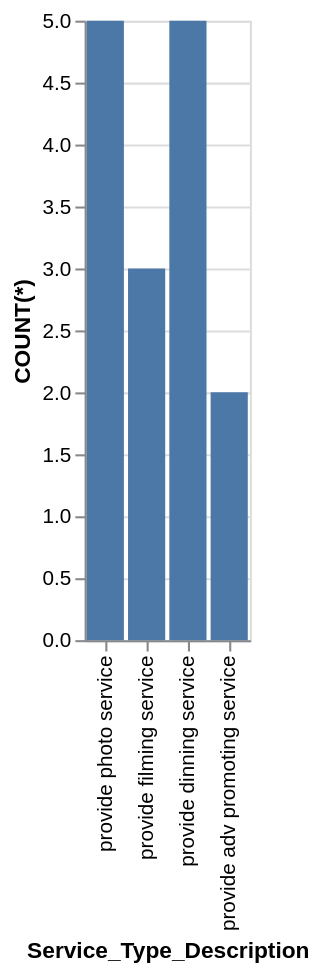

Specify this chart in Vega-Lite:
### Vega-Lite specification from a JSON file in a GitHub repository (floating-point values rounded to 4 significant figures)
{"data": {"values": [{"x_data": "provide photo service", "y_data": 5}, {"x_data": "provide filming service", "y_data": 3}, {"x_data": "provide dinning service", "y_data": 5}, {"x_data": "provide adv promoting service", "y_data": 2}]}, "mark": "bar", "encoding": {"x": {"field": "x_data", "type": "nominal", "title": "Service_Type_Description", "sort": "descending"}, "y": {"field": "y_data", "type": "quantitative", "title": "COUNT(*)"}}}
